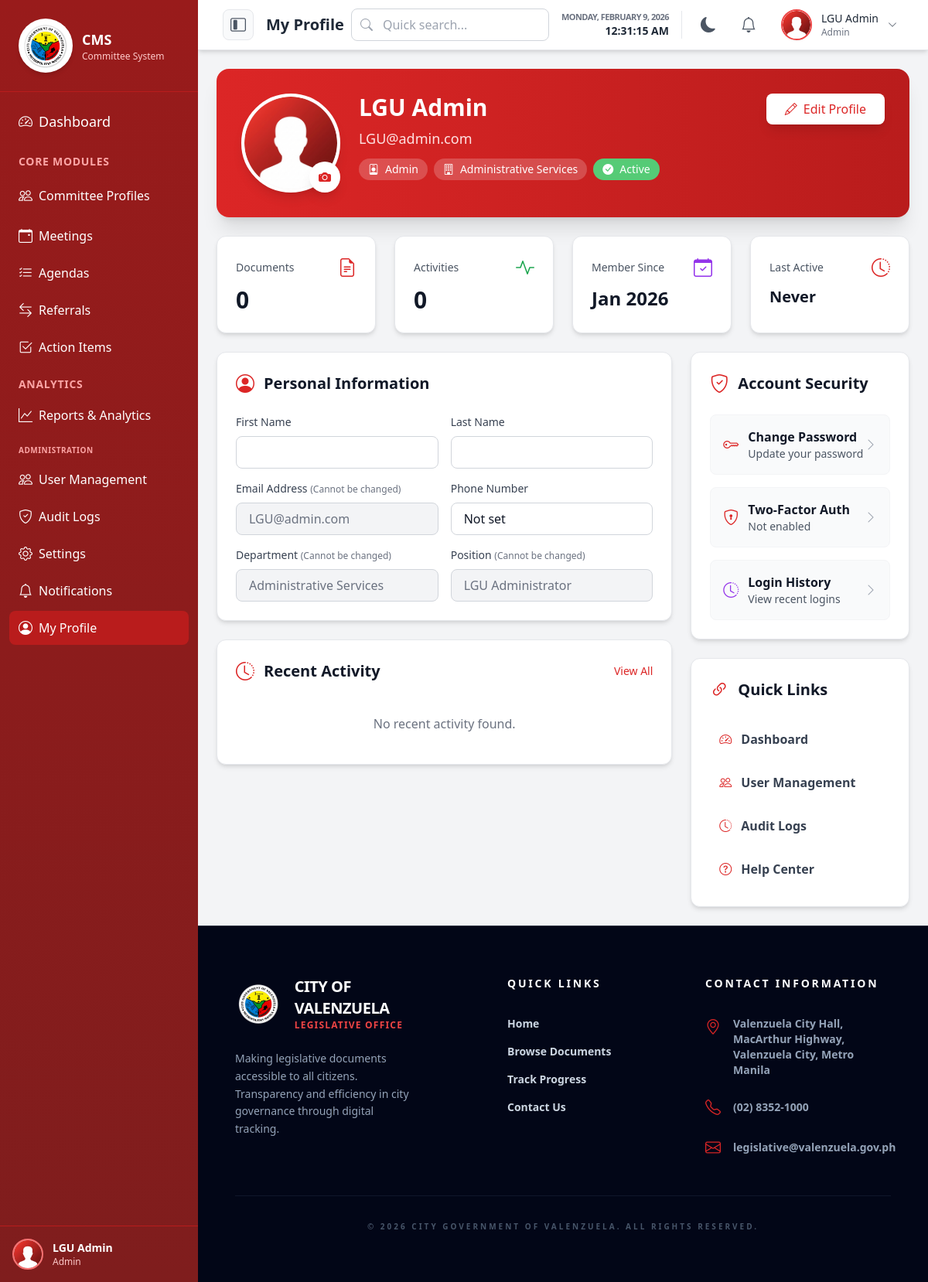
Page /public/pages/my-profile/index.php (signed in) on the committed database.
### tables this page shows
CREATE TABLE IF NOT EXISTS `users` (
  `user_id` INT AUTO_INCREMENT PRIMARY KEY,
  `email` VARCHAR(100) NOT NULL UNIQUE,
  `password_hash` VARCHAR(255) NOT NULL,
  `first_name` VARCHAR(100) NOT NULL,
  `last_name` VARCHAR(100) NOT NULL,
  `role_id` INT NOT NULL,
  `notification_preferences` JSON DEFAULT NULL,
  `profile_picture` VARCHAR(255),
  `phone` VARCHAR(20),
  `department` VARCHAR(100),
  `position` VARCHAR(100),
  `bio` TEXT,
  `address` TEXT,
  `is_active` BOOLEAN DEFAULT FALSE,
  `email_verified` BOOLEAN DEFAULT FALSE,
  `verification_token` VARCHAR(255),
  `verification_token_expires` DATETIME,
  `password_reset_token` VARCHAR(255),
  `password_reset_expires` DATETIME,
  `last_login` DATETIME,
  `created_at` TIMESTAMP DEFAULT CURRENT_TIMESTAMP,
  `updated_at` TIMESTAMP DEFAULT CURRENT_TIMESTAMP ON UPDATE CURRENT_TIMESTAMP,
  FOREIGN KEY (`role_id`) REFERENCES `roles`(`role_id`),
  INDEX idx_users_role (role_id),
  INDEX idx_users_active (is_active),
  INDEX idx_users_email (email)
);

### public/pages/my-profile/index.php (the view, shortened to what the rows shown need)
<?php
require_once '../../../config/database.php';
$userId = $_SESSION['user_id'];
$query = "SELECT u.*, r.role_name FROM users u LEFT JOIN roles r ON u.role_id = r.role_id WHERE u.user_id = ?";
$stmt = $conn->prepare($query);
$stmt->bind_param("i", $userId);
$stmt->execute();
$result = $stmt->get_result();
$user = $result->fetch_assoc();
$userPhone = $user['phone'] ?? 'Not set';
$userDepartment = $user['department'] ?? 'Not set';
$userPosition = $user['position'] ?? 'Not set';
$memberSince = date('M Y', strtotime($user['created_at'] ?? 'now'));
include '../../includes/header.php';
?>
<div class="bg-gradient-to-r from-red-600 to-red-700 rounded-2xl shadow-xl p-8 mb-6 text-white animate-fade-in">
    <div class="flex flex-col md:flex-row items-center md:items-start gap-6">
        <div class="flex-1 text-center md:text-left">
            <h1 class="text-3xl font-bold mb-2"><?php echo htmlspecialchars($userName); ?></h1>
            <div class="flex flex-wrap gap-2 justify-center md:justify-start">
                <span class="bg-white bg-opacity-20 px-3 py-1 rounded-full text-sm flex items-center gap-2">
                    <i class="bi bi-person-badge"></i> <?php echo htmlspecialchars($userRole); ?>
                </span>
                <span class="bg-white bg-opacity-20 px-3 py-1 rounded-full text-sm flex items-center gap-2">
                    <i class="bi bi-building"></i> <?php echo htmlspecialchars($userDepartment); ?>
                </span>
                <span class="bg-green-400 bg-opacity-90 px-3 py-1 rounded-full text-sm flex items-center gap-2">
                    <i class="bi bi-check-circle-fill"></i> Active
                </span>
            </div>
        </div>
    </div>
</div>
<div class="grid grid-cols-1 md:grid-cols-4 gap-6 mb-6">
    <div
        class="bg-white dark:bg-gray-800 rounded-xl shadow-md p-6 animate-fade-in-up animation-delay-300 border border-gray-200 dark:border-gray-700">
        <div class="flex items-center justify-between mb-2">
            <span class="text-gray-600 dark:text-gray-400 text-sm">Member Since</span>
            <i class="bi bi-calendar-check text-2xl text-purple-600"></i>
        </div>
        <p class="text-2xl font-bold text-gray-900 dark:text-white"><?php echo $memberSince; ?></p>
    </div>
</div>
<div class="grid grid-cols-1 lg:grid-cols-3 gap-6">
    <div class="lg:col-span-2 space-y-6">
        <div
            class="bg-white dark:bg-gray-800 rounded-xl shadow-md p-6 animate-fade-in-up animation-delay-500 border border-gray-200 dark:border-gray-700">
            <div class="flex items-center mb-6">
                <h2 class="text-xl font-bold text-gray-900 dark:text-white">Personal Information</h2>
            </div>
            <form method="POST" id="profileForm">
                <div class="grid grid-cols-1 md:grid-cols-2 gap-4">
                    <div>
                        <label class="block text-sm font-medium text-gray-700 dark:text-gray-300 mb-2">Phone
                            Number</label>
                        <input type="tel" name="phone" value="<?php echo htmlspecialchars($userPhone); ?>"
                            class="w-full px-4 py-2 border border-gray-300 dark:border-gray-600 rounded-lg focus:ring-2 focus:ring-red-600 focus:border-transparent bg-white dark:bg-gray-700 text-gray-900 dark:text-white"
                            disabled>
                    </div>
                    <div>
                        <label class="block text-sm font-medium text-gray-700 dark:text-gray-300 mb-2">Department <span
                                class="text-xs text-gray-500">(Cannot be changed)</span></label>
                        <input type="text" name="department" value="<?php echo htmlspecialchars($userDepartment); ?>"
                            class="w-full px-4 py-2 border border-gray-300 dark:border-gray-600 rounded-lg bg-gray-100 dark:bg-gray-600 cursor-not-allowed text-gray-500 dark:text-gray-400"
                            disabled readonly>
                    </div>
                    <div>
                        <label class="block text-sm font-medium text-gray-700 dark:text-gray-300 mb-2">Position <span
                                class="text-xs text-gray-500">(Cannot be changed)</span></label>
                        <input type="text" name="position" value="<?php echo htmlspecialchars($userPosition); ?>"
                            class="w-full px-4 py-2 border border-gray-300 dark:border-gray-600 rounded-lg bg-gray-100 dark:bg-gray-600 cursor-not-allowed text-gray-500 dark:text-gray-400"
                            disabled readonly>
                    </div>
                </div>
            </form>
        </div>
        <div
            class="bg-white dark:bg-gray-800 rounded-xl shadow-md p-6 animate-fade-in-up animation-delay-600 border border-gray-200 dark:border-gray-700">
            <div class="flex items-center justify-between mb-6">
                <div class="flex items-center">
                    <h2 class="text-xl font-bold text-gray-900 dark:text-white">Recent Activity</h2>
                </div>
            </div>
        </div>
    </div>
    <div class="space-y-6">
        <div
            class="bg-white dark:bg-gray-800 rounded-xl shadow-md p-6 animate-fade-in-up animation-delay-700 border border-gray-200 dark:border-gray-700">
            <div class="flex items-center mb-6">
                <h2 class="text-xl font-bold text-gray-900 dark:text-white">Account Security</h2>
            </div>
        </div>
        <div
            class="bg-white dark:bg-gray-800 rounded-xl shadow-md p-6 animate-fade-in-up animation-delay-800 border border-gray-200 dark:border-gray-700">
            <div class="flex items-center mb-6">
                <h2 class="text-xl font-bold text-gray-900 dark:text-white">Quick Links</h2>
            </div>
        </div>
    </div>
</div>
</div>
<?php
include '../../includes/layout-end.php';
?>

### rows in the picture
users: department "Administrative Services", created_at "Jan 2026", phone "Not set", position "LGU Administrator"

### other values in the picture
$userName "LGU Admin"
$userRole "Admin"
$pageTitle "My Profile"
$userEmail "LGU@admin.com"
$docCount "0"
$activityCount "0"
$lastActive "Never"
